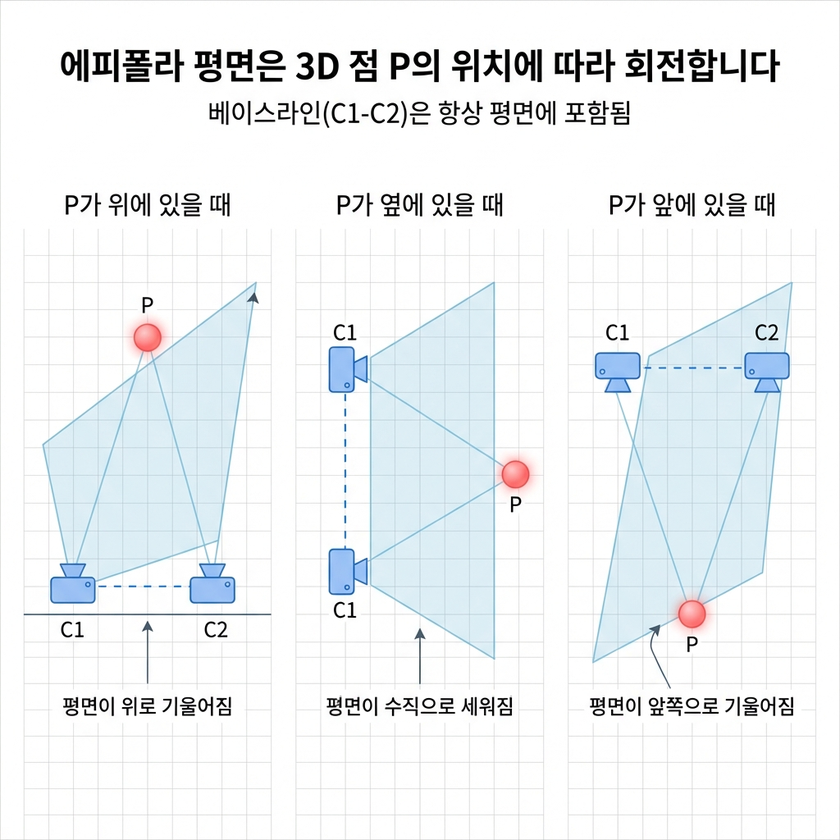
#> input picture Studies/Phase 1/week3/images/epipolar_plane_positions.png, 840 x 840 px, shrunk from 1024 x 1024 before the run
$ python -i feature_detection_quiz.py   (imports and definitions only)
#> lines starting #> are read from the running program, lines starting #| are printed output that depends on the picture
"""
Phase 2 - Week 3: 특징점 검출 실습 문제
======================================
파라미터 튜닝, 알고리즘 비교, NMS 구현

학습 목표:
1. 파라미터가 검출에 미치는 영향
2. Non-maximum Suppression 구현
3. 알고리즘 성능 비교
4. 특징점 분포 분석

실행 시간: 약 2분
"""

import numpy as np
import matplotlib.pyplot as plt
from scipy.ndimage import uniform_filter, maximum_filter

# [7 lines not run here, left out]

# ============================================================
# 기본 함수
# ============================================================
def harris_corner_detector(image, k=0.04, window_size=3, threshold=0.01):
    """Harris 코너 검출"""
    Ix = np.zeros_like(image)
    Iy = np.zeros_like(image)
    Ix[:, 1:-1] = (image[:, 2:] - image[:, :-2]) / 2
    Iy[1:-1, :] = (image[2:, :] - image[:-2, :]) / 2

    Ixx = uniform_filter(Ix * Ix, size=window_size)
    Iyy = uniform_filter(Iy * Iy, size=window_size)
    Ixy = uniform_filter(Ix * Iy, size=window_size)

    det = Ixx * Iyy - Ixy * Ixy
    trace = Ixx + Iyy
    R = det - k * trace * trace

    return R

def create_test_image_with_noise(size=200, noise_level=0):
    """노이즈가 있는 테스트 이미지"""
#> called with size = 200, noise_level = 0
    img = np.ones((size, size), dtype=np.float32) * 128

    # 크기에 맞게 스케일 조정
    if size >= 200:
        img[40:80, 40:100] = 200
        for i in range(40):
            if 100+i < size and 120+i < size:
                img[100+i, max(0, 120-i):min(size, 120+i+1)] = 50

        for i in range(4):
            for j in range(4):
                if (i + j) % 2 == 0:
                    y1, y2 = 130+i*15, min(size, 130+(i+1)*15)
                    x1, x2 = 130+j*15, min(size, 130+(j+1)*15)
                    if y1 < size and x1 < size:
                        img[y1:y2, x1:x2] = 30
    else:
        # 작은 이미지용 간단 패턴
        img[size//5:size//3, size//5:size//2] = 200
        img[size//2:size*2//3, size//3:size*2//3] = 50

    if noise_level > 0:
        img += np.random.randn(size, size) * noise_level
        img = np.clip(img, 0, 255)

    return img

# ============================================================
# 문제 1: Non-maximum Suppression
# ============================================================
# [16 lines not run here, left out]

def non_maximum_suppression(response, window_size=5, threshold=0.01):
    """
    Non-maximum Suppression 구현

    Args:
        response: Harris 응답 맵
        window_size: 지역 최대 검색 윈도우
        threshold: 응답 임계값 (비율)

    Returns:
        corners: (N, 2) 코너 좌표 [(x, y), ...]
    """
    # 지역 최대 필터
    local_max = maximum_filter(response, size=window_size)

    # 지역 최대이면서 임계값 이상인 점
    thresh_value = threshold * response.max()

    corners_mask = (response == local_max) & (response > thresh_value)

    # 좌표 추출
    coords = np.argwhere(corners_mask)
    corners = [(c[1], c[0]) for c in coords]  # (x, y)

    return corners

# 테스트
test_img = create_test_image_with_noise(200, noise_level=0)
R = harris_corner_detector(test_img, threshold=0.01)

# NMS 전후 비교
corners_before = np.argwhere(R > 0.01 * R.max())
corners_after = non_maximum_suppression(R, window_size=7, threshold=0.01)

# [4 lines not run here, left out]

# 시각화
fig, axes = plt.subplots(1, 3, figsize=(15, 5))

ax1 = axes[0]
# [3 lines not run here, left out]

ax2 = axes[1]
# [5 lines not run here, left out]

ax3 = axes[2]
# [23 lines not run here, left out]

thresholds = [0.001, 0.01, 0.05, 0.1]
detection_counts = []

# [7 lines not run here, left out]

# 시각화
fig, axes = plt.subplots(1, 4, figsize=(16, 4))

# [31 lines not run here, left out]

noise_levels = [0, 10, 30, 50]

# [2 lines not run here, left out]

fig, axes = plt.subplots(2, 4, figsize=(16, 8))

# [40 lines not run here, left out]

def enforce_min_distance(corners, min_dist=30):
    """최소 거리 제약 적용"""
#> called with min_dist = 20
    if len(corners) == 0:
        return []

    selected = [corners[0]]

    for c in corners[1:]:
        too_close = False
        for s in selected:
            dist = np.sqrt((c[0] - s[0])**2 + (c[1] - s[1])**2)
            if dist < min_dist:
                too_close = True
                break

        if not too_close:
            selected.append(c)

    return selected

# 최소 거리 적용
R_clean = harris_corner_detector(test_img)
corners_all = non_maximum_suppression(R_clean, window_size=5, threshold=0.01)

# 응답 강도로 정렬 (강한 것부터)
corners_sorted = sorted(corners_all,
                        key=lambda c: R_clean[c[1], c[0]],
                        reverse=True)

corners_spaced = enforce_min_distance(corners_sorted, min_dist=20)

# [3 lines not run here, left out]

# 시각화
fig, axes = plt.subplots(1, 2, figsize=(12, 5))

ax1 = axes[0]
# [5 lines not run here, left out]

ax2 = axes[1]
# [25 lines not run here, left out]

import time

# 속도 테스트
test_sizes = [100, 200, 300]
harris_times = []
simple_times = []

# [80 lines not run here, left out]

>>> import cv2
>>> picture = cv2.imread('../../Phase 1/week3/images/epipolar_plane_positions.png', cv2.IMREAD_GRAYSCALE)
#> picture: shape (840, 840); min 0, max 255, mean 240.4
>>> result = harris_corner_detector(picture)
#> call 3 of harris_corner_detector, with k = 0.04, window_size = 3, threshold = 0.01
#> in harris_corner_detector (call 3), `Ix[:, 1:-1] = (image[:, 2:] - image[:, :-2]) / 2`:
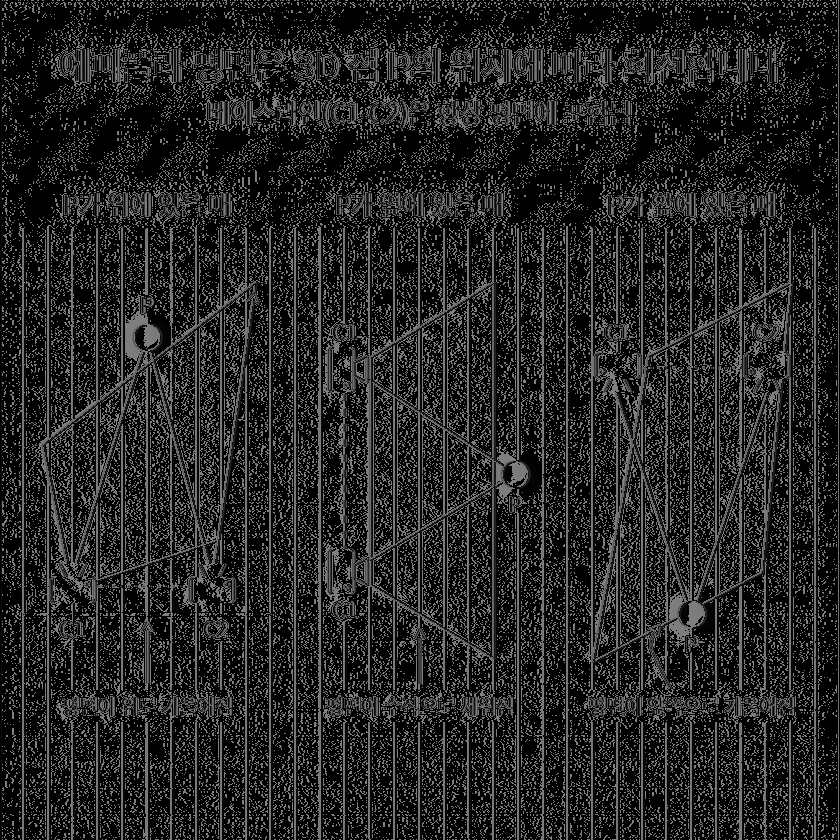
#> Ix: shape (840, 840); min 0, max 127, mean 35.3
#> in harris_corner_detector (call 3), `Iy[1:-1, :] = (image[2:, :] - image[:-2, :]) / 2`:
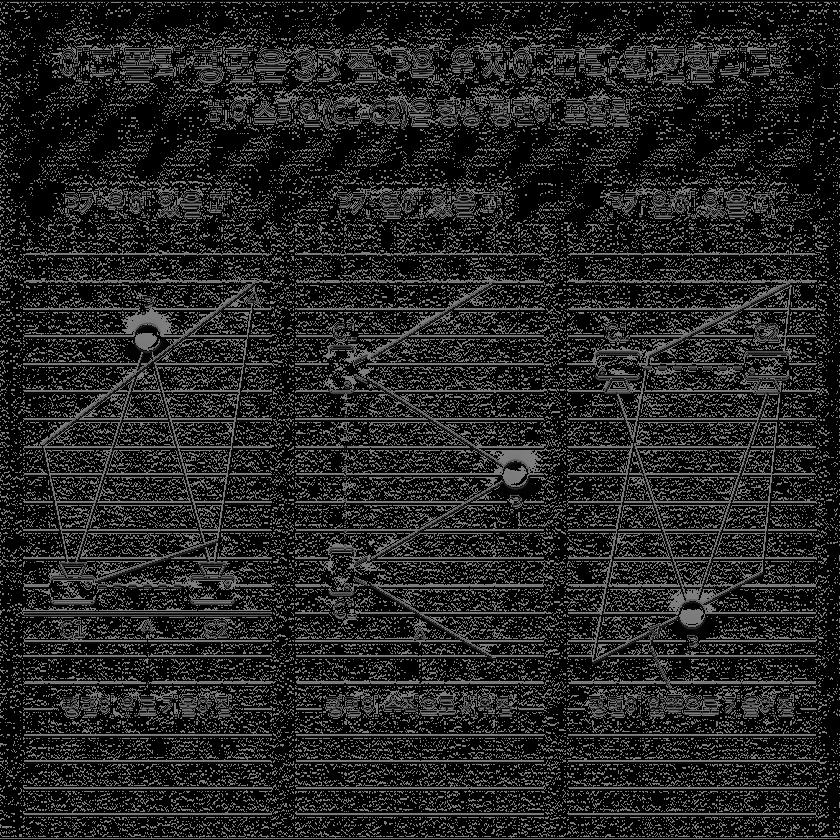
#> Iy: shape (840, 840); min 0, max 127, mean 35
#> in harris_corner_detector (call 3), `Iyy = uniform_filter(Iy * Iy, size=window_size)`:
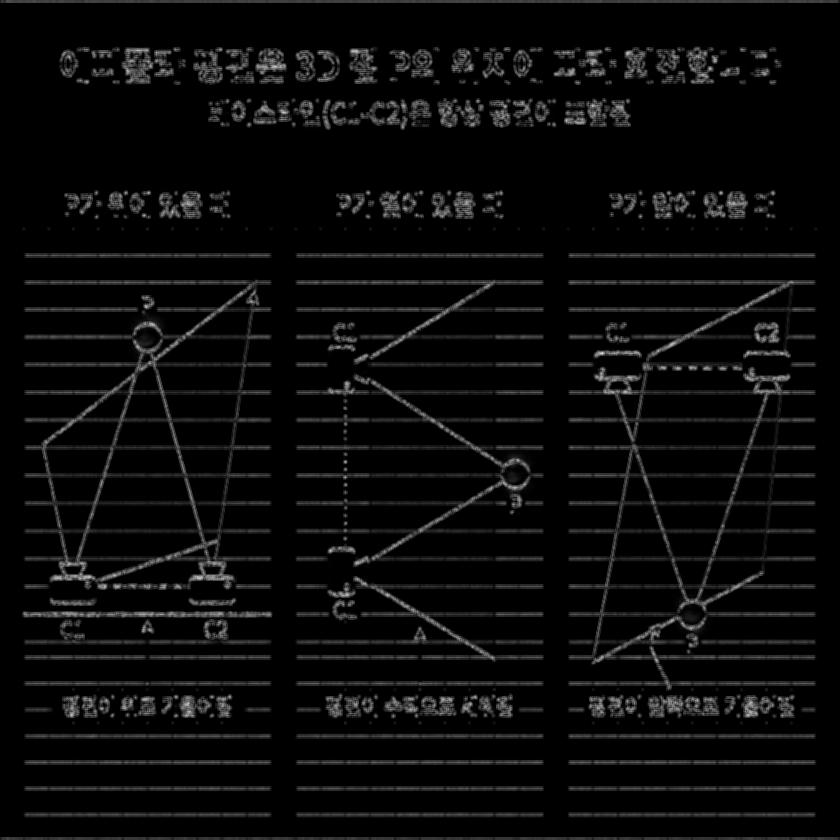
#> Iyy: shape (840, 840); min 0, max 226, mean 10.8
#> in harris_corner_detector (call 3), `det = Ixx * Iyy - Ixy * Ixy`:
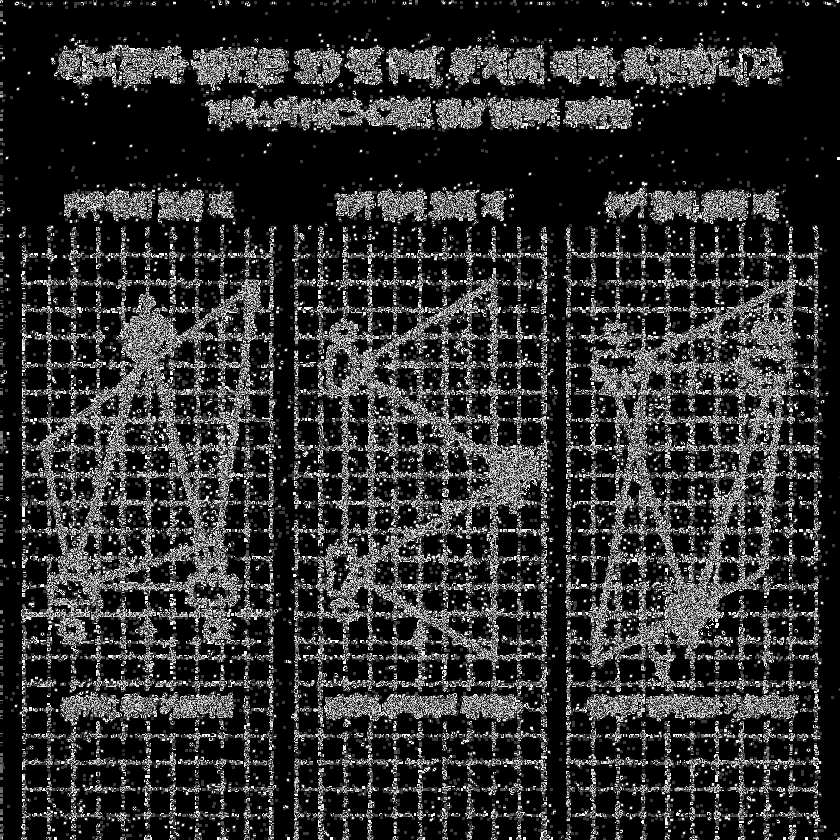
#> det: shape (840, 840); min 0, max 255, mean 46.5
#> in harris_corner_detector (call 3), `trace = Ixx + Iyy`:
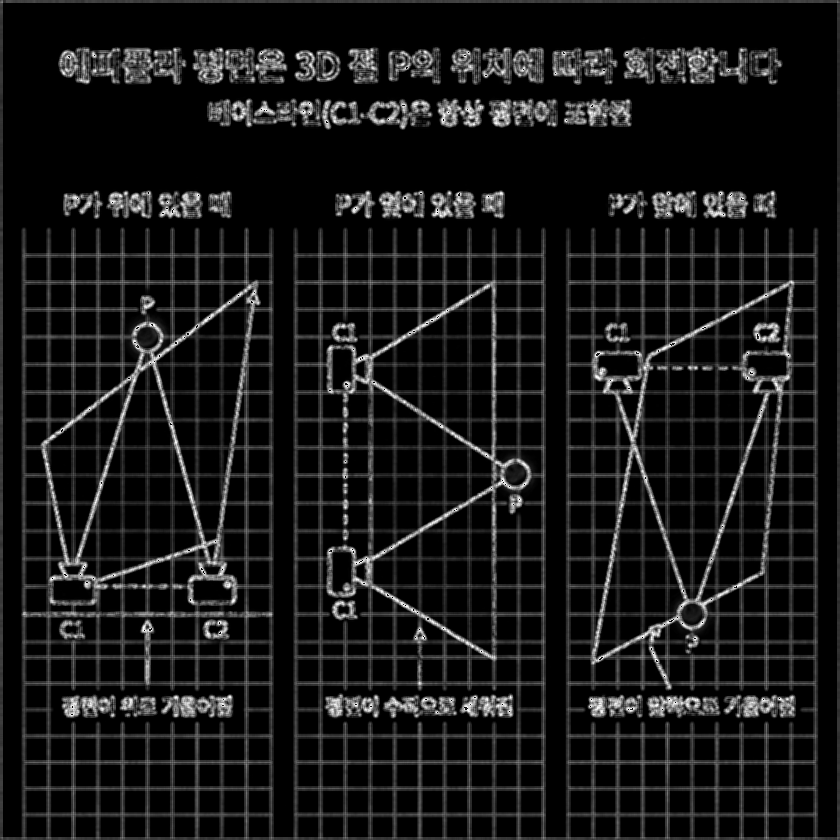
#> trace: shape (840, 840); min 0, max 255, mean 23.8
#> in harris_corner_detector (call 3), `R = det - k * trace * trace`:
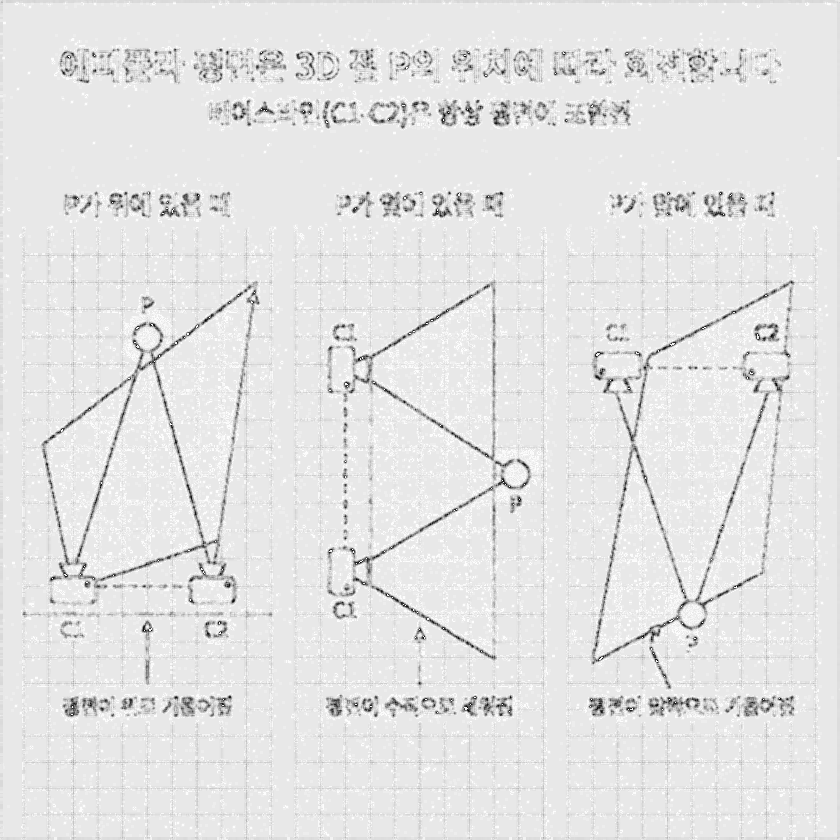
#> R: shape (840, 840) float64; min -2599, max 255, mean -46.7; drawn with min black and max white

$ run again, on Studies/Phase 1/week3/images/epipolar_plane_views.png
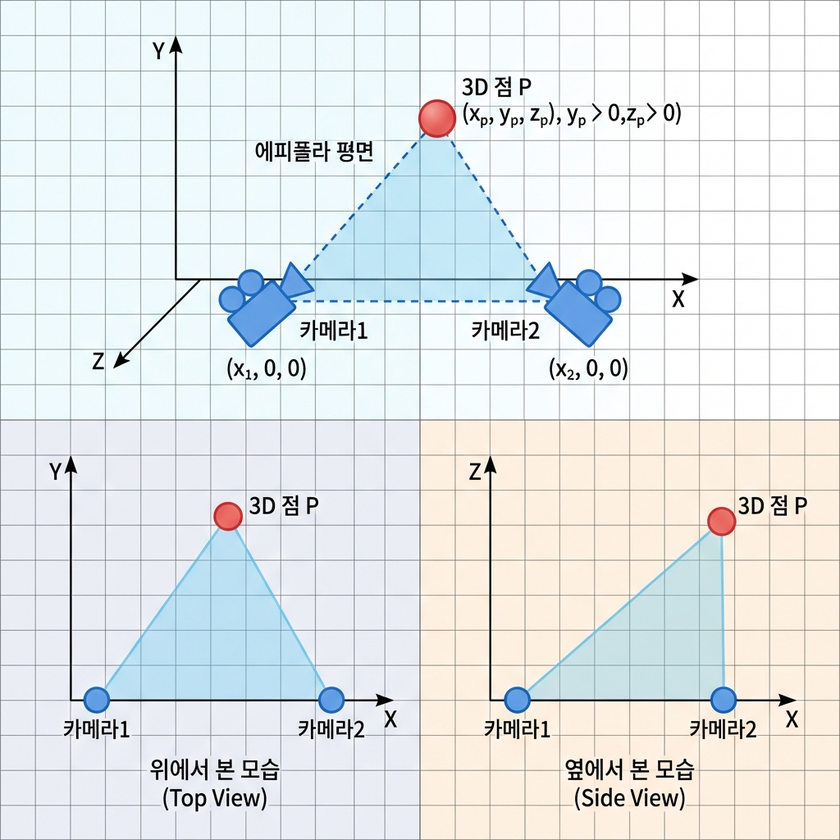
#> input picture Studies/Phase 1/week3/images/epipolar_plane_views.png, 840 x 840 px, shrunk from 1024 x 1024 before the run
#> in harris_corner_detector (call 3), `trace = Ixx + Iyy`:
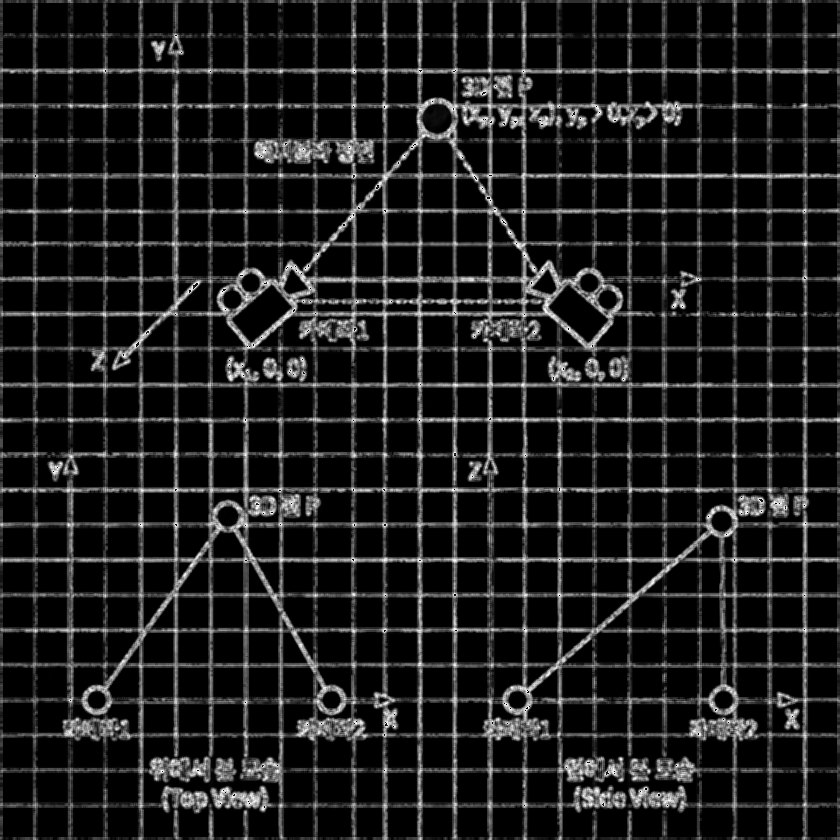
#> trace: shape (840, 840); min 0, max 255, mean 30
#> in harris_corner_detector (call 3), `R = det - k * trace * trace`:
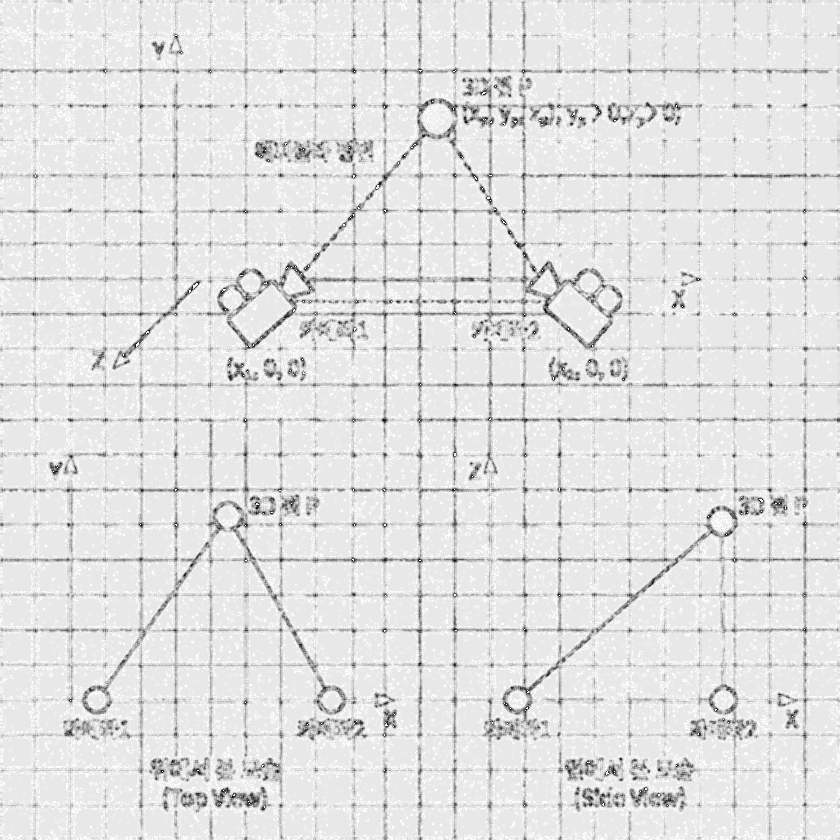
#> R: shape (840, 840) float64; min -2600, max 255, mean -69.3; drawn with min black and max white
